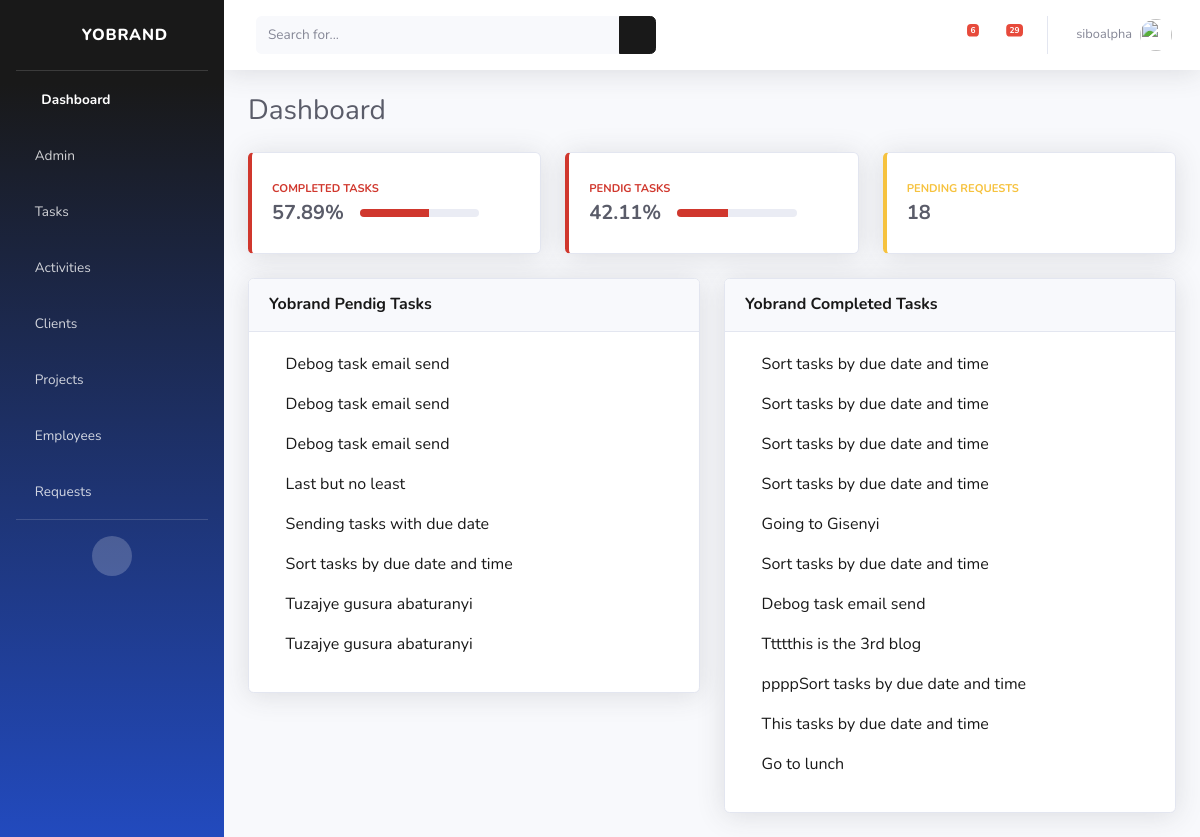
The app's page / (signed in) with its own data.
### cms/models.py (models this page shows, shortened)
class Task(models.Model):
    title = models.CharField(max_length=40, null=True)
    description = models.TextField(max_length=200, null=True)
    employee = models.ForeignKey(User, on_delete=models.SET_NULL, null=True, related_name='employee+')
    author = models.ForeignKey(User, on_delete=models.SET_NULL, null=True, related_name='autho+')
    project = models.ForeignKey(Project, on_delete=models.SET_NULL ,null=True)
    complete = models.BooleanField(default=False)
    due_date = models.DateField(auto_now_add=False, null=True)
    due_time = models.TimeField(auto_now_add=False, null=True)

### cms/decorators.py (the view)
    def wrapper_func(request, *args, **kwargs):
        group = None
        if request.user.groups.exists():
            group = request.user.groups.all()[0].name
            if group == 'employees':
                return redirect('tasks')
            if group == 'managers':
                return view_func(request, *args, **kwargs)
            else:
                return HttpResponse("You are not our employee")

### cms/models.py (called while the page is built)
    def shortrequest(self):
        return self.description[0:50]+"..."

### cms/templates/cms/dashboard.html (shortened to what this page needs)
{% extends 'cms/base.html' %}
{% block content %}
<div class="container-fluid">
    <div class="d-sm-flex align-items-center justify-content-between mb-4">
        <h1 class="h3 mb-0 text-gray-800">Dashboard</h1>
    </div>
    <div class="row">
        <div class="col-xl-4 col-md-3 mb-4">
            <div class="card border-left-info shadow h-100 py-2">
                <div class="card-body">
                    <div class="row no-gutters align-items-center">
                        <div class="col mr-2">
                            <div class="text-xs font-weight-bold text-info text-uppercase mb-1"> Completed Tasks
                            </div>
                            <div class="row no-gutters align-items-center">
                                <div class="col-auto">
                                    <div class="h5 mb-0 mr-3 font-weight-bold text-gray-800">{{y}}%</div>
                                </div>
                                <div class="col">
                                    <div class="progress progress-sm mr-2">
                                        <div class="progress-bar bg-info" role="progressbar" style="width: var(--completed)"
                                            aria-valuenow="{{y}}" aria-valuemin="0" aria-valuemax="100"></div>
                                    </div>
                                </div>
                            </div>
                        </div>
                        <div class="col-auto">
                            <i class="fas fa-clipboard-list fa-2x text-gray-300"></i>
                        </div>
                    </div>
                </div>
            </div>
        </div>
        <div class="col-xl-4 col-md-6 mb-4">
            <div class="card border-left-info shadow h-100 py-2">
                <div class="card-body">
                    <div class="row no-gutters align-items-center">
                        <div class="col mr-2">
                            <div class="text-xs font-weight-bold text-info text-uppercase mb-1">Pendig Tasks
                            </div>
                            <div class="row no-gutters align-items-center">
                                <div class="col-auto">
                                    <div class="h5 mb-0 mr-3 font-weight-bold text-gray-800">{{x}}%</div>
                                </div>
                                <div class="col">
                                    <div class="progress progress-sm mr-2">
                                        <div class="progress-bar bg-info" role="progressbar" style="width: var(--uncompleted); color: green !important;"
                                            aria-valuenow="{{x}}" aria-valuemin="0" aria-valuemax="100"></div>
                                    </div>
                                </div>
                            </div>
                        </div>
                        <div class="col-auto">
                            <i class="fas fa-clipboard-list fa-2x text-gray-300"></i>
                        </div>
                    </div>
                </div>
            </div>
        </div>
        <div class="col-xl-4 col-md-6 mb-4">
            <div class="card border-left-warning shadow h-100 py-2">
                <div class="card-body">
                    <div class="row no-gutters align-items-center">
                        <div class="col mr-2">
                            <div class="text-xs font-weight-bold text-warning text-uppercase mb-1">
                                Pending Requests</div>
                            <div class="h5 mb-0 font-weight-bold text-gray-800">18</div>
                        </div>
                        <div class="col-auto">
                            <i class="fas fa-comments fa-2x text-gray-300"></i>
                        </div>
                    </div>
                </div>
            </div>
        </div>
    </div>
    <div class="row">
        <div class="col-lg-6">
            <div class="card shadow mb-4">
                <div class="card-header py-3 d-flex flex-row align-items-center justify-content-between">
                    <h6 class="m-0 font-weight-bold text-primary">Yobrand Pendig Tasks</h6>
                </div>
                <div class="card-body">
                    {% for task in tasks %}
                    {% if task.complete == False %}
                    <a href="{% url 'task' task.id %}">
                        <p><span><i class="far fa-dot-circle" style='color:red'></i><span> </span>{{task.title}}</p>
                    </a>
                    {% endif %}
                    {% endfor %}
                </div>
            </div>
        </div>
        <div class="col-lg-6">
            <div class="card shadow mb-4">
                <div class="card-header py-3 d-flex flex-row align-items-center justify-content-between">
                    <h6 class="m-0 font-weight-bold text-primary">Yobrand Completed Tasks</h6>
                </div>
                <div class="card-body">
                    {% for task in tasks %}
                    {% if task.complete %}
                    <a href="{% url 'task' task.id %}">
                        <p><span><i class="far fa-check-circle" style='color:green'></i><span> </span>{{task.title}}</p>
                    </a>
                    {% endif %}
                    {% endfor %}
                </div>
            </div>
        </div>
    </div>
</div>
</div>
</div>
{% endblock %}

### cms/templates/cms/base.html (shortened to what this page needs)
<!DOCTYPE html>
{% load static %}
<html lang="en">
<head>
    <link href="{% static 'vendor/fontawesome-free/css/all.min.css' %}" rel="stylesheet" type="text/css">
    <link href="{% static 'css/sb-admin-2.min.css' %}" rel="stylesheet">
</head>
<body id="page-top">
    <div id="wrapper">
        <ul class="navbar-nav bg-gradient-primary sidebar sidebar-dark accordion" id="accordionSidebar">
            <a class="sidebar-brand d-flex align-items-center justify-content-center" href="{% url 'dashboard' %}">
                <div class="sidebar-brand-icon rotate-n-15">
                    <i class="fas fa-laugh-wink"></i>
                </div>
                <div class="sidebar-brand-text mx-3">Yobrand</div>
            </a>
            <hr class="sidebar-divider my-0">
            <li class="nav-item active">
                <a class="nav-link" href="{% url 'dashboard' %}">
                    <i class="fas fa-fw fa-tachometer-alt"></i>
                    <span>Dashboard</span></a>
            </li>
            {% if request.user.is_staff %}
            <li class="nav-item">
                <a class="nav-link collapsed" href="#" data-toggle="collapse" data-target="#menuItemAdminPanel"
                    aria-expanded="true" aria-controls="menuItemAdminPanel">
                    <i class="fas fa-users-cog"></i>
                    <span>Admin</span>
                </a>
            </li>
            {% endif %}
            <li class="nav-item">
                <a class="nav-link collapsed" href="#" data-toggle="collapse" data-target="#menuItemTasks"
                    aria-expanded="true" aria-controls="menuItemTasks">
                    <i class="fas fa-clipboard-list"></i>
                    <span>Tasks</span>
                </a>
            </li>
            <li class="nav-item">
                <a class="nav-link collapsed" href="#" data-toggle="collapse" data-target="#menuItemActivities"
                    aria-expanded="true" aria-controls="menuItemActivities">
                    <i class="fas fa-network-wired"></i>
                    <span>Activities</span>
                </a>
            </li>
            <li class="nav-item">
                <a class="nav-link collapsed" href="#" data-toggle="collapse" data-target="#menuItemClients"
                    aria-expanded="true" aria-controls="menuItemClients">
                    <i class="fas fa-users"></i>
                    <span>Clients</span>
                </a>
            </li>
            <li class="nav-item">
                <a class="nav-link collapsed" href="#" data-toggle="collapse" data-target="#menuItemProjects"
                    aria-expanded="true" aria-controls="menuItemProjects">
                    <i class="fas fa-database"></i>
                    <span>Projects</span>
                </a>
            </li>
            <li class="nav-item">
                <a class="nav-link collapsed" href="#" data-toggle="collapse" data-target="#menuItemEmployees"
                    aria-expanded="true" aria-controls="menuItemEmployees">
                    <i class="fas fa-users"></i>
                    <span>Employees</span>
                </a>
            </li>
            <li class="nav-item">
                <a class="nav-link collapsed" href="#" data-toggle="collapse" data-target="#menuItemRequests"
                    aria-expanded="true" aria-controls="menuItemRequests">
                    <i class="fas fa-comments"></i>
                    <span>Requests</span>
                </a>
            </li>
            <hr class="sidebar-divider d-none d-md-block">
            <div class="text-center d-none d-md-inline">
                <button class="rounded-circle border-0" id="sidebarToggle"></button>
            </div>
        </ul>
        <div id="content-wrapper" class="d-flex flex-column">
            <div id="content">
                <nav class="navbar navbar-expand navbar-light bg-white topbar mb-4 static-top shadow">
                    <form
                        class="d-none d-sm-inline-block form-inline mr-auto ml-md-3 my-2 my-md-0 mw-100 navbar-search">
                        <div class="input-group">
                            <input type="text" class="form-control bg-light border-0 small" placeholder="Search for..."
                                aria-label="Search" aria-describedby="basic-addon2">
                            <div class="input-group-append">
                                <button class="btn btn-primary" type="button">
                                    <i class="fas fa-search fa-sm"></i>
                                </button>
                            </div>
                        </div>
                    </form>
                    <ul class="navbar-nav ml-auto">
                        <li class="nav-item dropdown no-arrow mx-1">
                            <a class="nav-link dropdown-toggle" href="#" id="alertsDropdown" role="button"
                                data-toggle="dropdown" aria-haspopup="true" aria-expanded="false">
                                <i class="fas fa-bell fa-fw"></i>
                                {% if tasks_notification %}
                                <span class="badge badge-danger badge-counter">{{tasks_notification}}</span>
                                {% endif %}
                            </a>
                        </li>
                        <li class="nav-item dropdown no-arrow mx-1">
                            <a class="nav-link dropdown-toggle" href="#" id="messagesDropdown" role="button"
                                data-toggle="dropdown" aria-haspopup="true" aria-expanded="false">
                                <span class="badge badge-danger badge-counter">{{requests_notification}}</span>
                            </a>
                        </li>
                        <li class="nav-item dropdown no-arrow">
                            <a class="nav-link dropdown-toggle" href="#" id="userDropdown" role="button"
                                data-toggle="dropdown" aria-haspopup="true" aria-expanded="false">
                                <span class="mr-2 d-none d-lg-inline text-gray-600 small">{{request.user}}</span>
                                <img class="img-profile rounded-circle" src="{% static 'img/undraw_profile.svg' %}">
                            </a>
                        </li>
                    </ul>
                </nav>
                {% block content%}
                {% endblock %}
</body>
</html>

### records on screen
Task: title "Debog task email send"
Task: title "Debog task email send"
Task: title "Debog task email send"
Task: title "Last but no least"
Task: title "Sending tasks with due date"
Task: title "Sort tasks by due date and time"
Task: title "Tuzajye gusura abaturanyi"
Task: title "Tuzajye gusura abaturanyi"
Task: title "Sort tasks by due date and time"
Task: title "Sort tasks by due date and time"
Task: title "Sort tasks by due date and time"
Task: title "Sort tasks by due date and time"
Task: title "Going to Gisenyi"
Task: title "Sort tasks by due date and time"
Task: title "Debog task email send"
Task: title "Ttttthis is the 3rd blog"
Task: title "ppppSort tasks by due date and time"
Task: title "This tasks by due date and time"
Task: title "Go to lunch"

### other values on screen
{{ tasks_notification }} "6"
{{ requests_notification }} "29"
{{ request.user }} "siboalpha"
{{ y }} "57.89"
{{ x }} "42.11"
